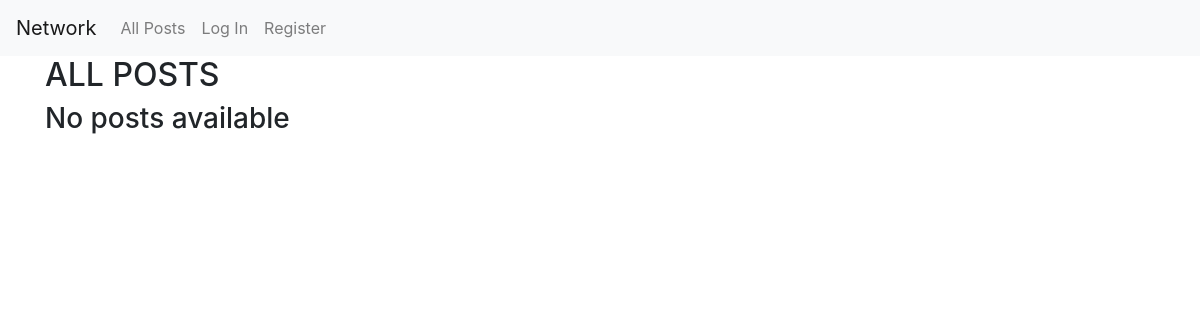
The app's page /, older data.
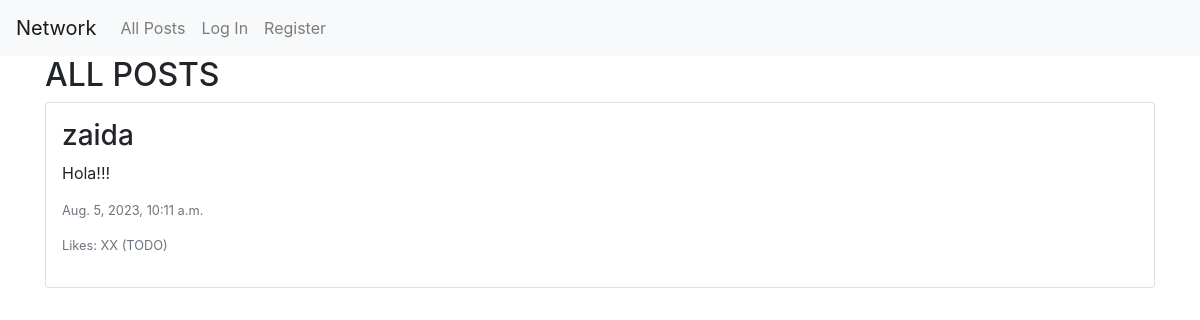
The same page, newer data.
### network/models.py (models this page shows, shortened)
class Post(models.Model):
    author = models.ForeignKey(User, on_delete=models.CASCADE, related_name='posts')
    body = models.CharField(max_length=255)
    timestamp = models.DateTimeField(auto_now_add=True)

class User(AbstractUser):
    pass

### network/views.py (the view)
# urls.py: path("", views.index, name="index"),
def index(request):
    posts = Post.objects.all().order_by('id').reverse()
    paginator = Paginator(posts, 10)
    page_number = request.GET.get('page')
    page_obj = paginator.get_page(page_number)
    return render(request, "network/index.html", {
        'posts': posts,
        'page_obj': page_obj
    })

### network/templates/network/index.html (shortened to what this page needs)
{% extends "network/layout.html" %} {% block body %}
<div class="container">
  <h2>ALL POSTS</h2>
  <div id="all-posts">
    {% for post in page_obj %}
    <div class="card mb-2 p-3">
      <h3>{{ post.author }}</h3>
      <p>{{ post.body }}</p>
      <p class="text-secondary lh-1 small">{{ post.timestamp }}</p>
      <p class="text-secondary lh-1 small">Likes: XX (TODO)</p>
    </div>
  </div>
  {% empty %}
  <h3>No posts available</h3>
  {% endfor %}
  </div>
  {% endblock %}

### network/templates/network/layout.html (shortened to what this page needs)
{% load static %}
<!DOCTYPE html>
<html lang="en">
    <head>
        <link rel="stylesheet" href="https://stackpath.bootstrapcdn.com/bootstrap/4.4.1/css/bootstrap.min.css">
        <link href="{% static 'network/styles.css' %}" rel="stylesheet">
    </head>
    <body>
        <nav class="navbar navbar-expand-lg navbar-light bg-light">
            <a class="navbar-brand" href="#">Network</a>
            <div>
              <ul class="navbar-nav mr-auto">
                <li class="nav-item">
                  <a class="nav-link" href="{% url 'index' %}">All Posts</a>
                </li>
                {% if user.is_authenticated %}
                    <li class="nav-item">
                        <a class="nav-link" href="#">Following</a>
                    </li>
                    <li class="nav-item">
                        <a class="nav-link" href="{% url 'logout' %}">Log Out</a>
                    </li>
                {% else %}
                    <li class="nav-item">
                        <a class="nav-link" href="{% url 'login' %}">Log In</a>
                    </li>
                    <li class="nav-item">
                        <a class="nav-link" href="{% url 'register' %}">Register</a>
                    </li>
                {% endif %}
              </ul>
            </div>
          </nav>
        <div class="body">
            {% block body %}
            {% endblock %}
        </div>
    </body>
</html>

Row changes from the older to the newer data that the page shows:
added Post: author "zaida", body "Hola!!!", timestamp "Aug. 5, 2023, 10:11 a.m."
Text that changed along with them:
text no longer shown: "No posts available"
